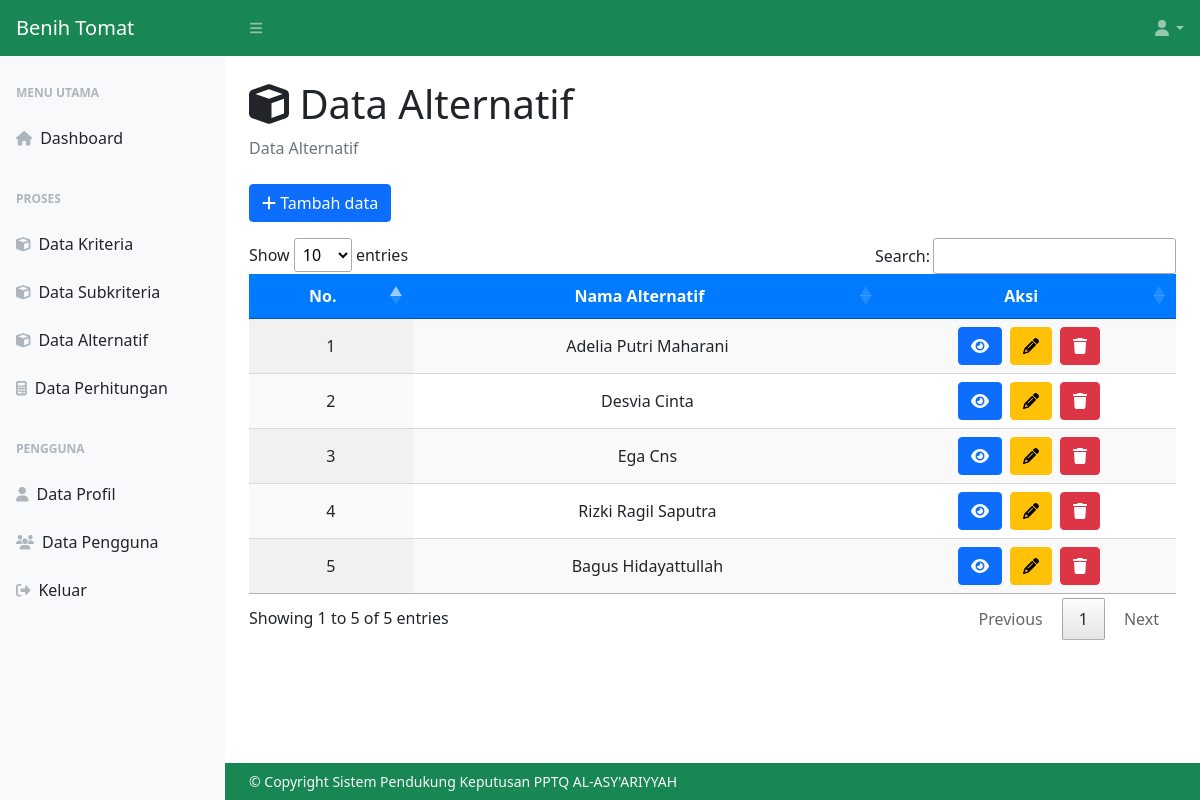
Page /data-alternatif.php (signed in) on the committed database.
### tables this page shows
CREATE TABLE `alternatif` (
  `id_alternatif` int(11) NOT NULL,
  `nama_alternatif` varchar(25) NOT NULL,
  `username` varchar(20) NOT NULL
);

### data-alternatif.php (the view, shortened to what this page needs)
<?php
include 'koneksi.php';
?>
<!DOCTYPE html>
<html lang="en">
<head>
    <link href="css/styles_dash1.css" rel="stylesheet" />
    <link rel="stylesheet" type="text/css" href="css/jquery.dataTables.css">
</head>
<body class="sb-nav-fixed">
    <nav class="sb-topnav navbar navbar-expand navbar-dark bg-success hstack gap-3">
        <a class="navbar-brand ps-3" href="menu-utama.php">Benih Tomat</a>
        <button class="btn btn-link btn-sm order-1 order-lg-0 me-4 me-lg-0" id="sidebarToggle" href="#!"><i class="fas fa-bars"></i></button>
        <ul class="navbar-nav ms-auto pe-2">
            <li class="nav-item dropdown">
                <a class="nav-link dropdown-toggle" id="navbarDropdown" href="#" role="button" data-bs-toggle="dropdown" aria-expanded="false"><i class="fas fa-user fa-fw"></i></a>
            </li>
        </ul>
    </nav>
    <div id="layoutSidenav">
        <div id="layoutSidenav_nav">
            <nav class="sb-sidenav accordion sb-sidenav-light" id="sidenavAccordion">
                <div class="sb-sidenav-menu">
                    <div class="nav">
                        <div class="sb-sidenav-menu-heading">Menu Utama</div>
                        <a class="nav-link" href="menu-utama.php">
                            <div class="sb-nav-link-icon"><i class="fas fa-home"></i></div>
                            Dashboard
                        </a>
                        <div class="sb-sidenav-menu-heading">Proses</div>
                        <?php
                        if ($_SESSION['level'] == "Admin") {
                            echo "
                                <a class='nav-link' href='data-kriteria.php'>
                                    <div class='sb-nav-link-icon'><i class='fas fa-cube'></i></div>
                                    Data Kriteria
                                </a>
                                <a class='nav-link' href='data-subkriteria.php'>
                                    <div class='sb-nav-link-icon'><i class='fas fa-cube'></i></div>
                                    Data Subkriteria
                                </a>
                                ";
                        }
                        ?>
                        <a class="nav-link" href="data-alternatif.php">
                            <div class="sb-nav-link-icon"><i class="fas fa-cube"></i></div>
                            Data Alternatif
                        </a>
                        <a class="nav-link" href="data-perhitungan.php">
                            <div class="sb-nav-link-icon"><i class="fas fa-calculator"></i></div>
                            Data Perhitungan
                        </a>
                        <div class="sb-sidenav-menu-heading">Pengguna</div>
                        <a class="nav-link" href="data-profile.php">
                            <div class="sb-nav-link-icon"><i class="fas fa-user"></i></div>
                            Data Profil
                        </a>
                        <?php
                        if ($_SESSION['level'] == "Admin") {
                            echo "
                                <a class='nav-link' href='data-pengguna.php'>
                                    <div class='sb-nav-link-icon'><i class='fas fa-users'></i></div>
                                    Data Pengguna
                                </a>
                                ";
                        }
                        ?>
                        <a class="nav-link" href="#" data-bs-toggle="modal" data-bs-target="#keluar">
                            <div class="sb-nav-link-icon"><i class="fas fa-sign-out-alt"></i></div>
                            Keluar
                        </a>
                    </div>
                </div>
            </nav>
        </div>
        <div id="layoutSidenav_content">
            <main>
                <div class="container-fluid px-4">
                    <h1 class="mt-4"><i class="fas fa-cube"></i> Data Alternatif</h1>
                    <ol class="breadcrumb mb-4">
                        <li class="breadcrumb-item active">Data Alternatif</li>
                    </ol>
                    <div class="row">
                        <div class="col-sm-12">
                            <a class="btn btn-primary" data-bs-toggle="modal" data-bs-target="#tambah_data"><i class="fas fa-plus"></i> Tambah data</a>
                            <div class="table-responsive mt-3">
                                <table id="data-alternatif" class="cell-bordered display" width="100%">
                                    <thead class="bg-primary">
                                        <tr>
                                            <th class="text-center text-white">No.</th>
                                            <th class="text-center text-white">Nama Alternatif</th>
                                            <th class="text-center text-white">Aksi</th>
                                        </tr>
                                    </thead>
                                    <tbody>
                                        <?php
                                        $get_admin_user = mysqli_fetch_array(mysqli_query($koneksi, "SELECT * FROM pengguna WHERE level = 'Admin' ORDER BY id_pengguna ASC LIMIT 1"));
                                        $username1 = $_SESSION['username'];
                                        $username2 = $get_admin_user['username'];
                                        $query = mysqli_query($koneksi, "SELECT * FROM alternatif WHERE username = '$username1' OR username = '$username2'");
                                        $no = 1;
                                        while ($baris = mysqli_fetch_array($query)) {
                                        ?>
                                            <tr>
                                                <td class="text-center"><?= $no; ?></td>
                                                <td class="text-center"><?= $baris['nama_alternatif']; ?></td>
                                                <td class="text-center">
                                                    <?php
                                                    if ($_SESSION['level'] == "Admin") {
                                                    ?>
                                                        <div class='d-flex justify-content-center'>
                                                            <a class="btn btn-primary me-2" data-bs-toggle="modal" data-bs-target="#view_data<?= $baris['id_alternatif']; ?>"><i class="fas fa-eye"></i></a>
                                                            <a class="btn btn-warning me-2" data-bs-toggle="modal" data-bs-target="#edit_data<?= $baris['id_alternatif']; ?>"><i class="fas fa-pencil"></i></a>
                                                            <a class="btn btn-danger" data-bs-toggle="modal" data-bs-target="#hapus_data<?= $baris['id_alternatif']; ?>"><i class="fas fa-trash"></i></a>
                                                        </div>
                                                    <?php
                                                    } else if ($_SESSION['level'] == "User" && $username1 == $baris['username']) {
                                                    ?>
                                                        <div class='d-flex justify-content-center'>
                                                            <a class="btn btn-primary me-2" data-bs-toggle="modal" data-bs-target="#view_data<?= $baris['id_alternatif']; ?>"><i class="fas fa-eye"></i></a>
                                                            <a class="btn btn-warning me-2" data-bs-toggle="modal" data-bs-target="#edit_data<?= $baris['id_alternatif']; ?>"><i class="fas fa-pencil"></i></a>
                                                            <a class="btn btn-danger" data-bs-toggle="modal" data-bs-target="#hapus_data<?= $baris['id_alternatif']; ?>"><i class="fas fa-trash"></i></a>
                                                        </div>
                                                    <?php
                                                    } else if ($_SESSION['level'] == "User" && $username1 != $baris['username']) {
                                                    ?>
                                                        <a class="btn btn-primary" data-bs-toggle="modal" data-bs-target="#view_data<?= $baris['id_alternatif']; ?>"><i class="fas fa-eye"></i></a>
                                                    <?php
                                                    }
                                                    ?>
                                                </td>
                                            </tr>
                                        <?php
                                            $no++;
                                        }
                                        ?>
                                    </tbody>
                                </table>
                            </div>
                        </div>
                    </div>
                </div>
            </main>
            <footer class="py-2 bg-success mt-auto">
                <div class="container-fluid px-4">
                    <div class="d-flex align-items-center justify-content-between small">
                        <div class="text-light text  ">&copy; Copyright Sistem Pendukung Keputusan PPTQ AL-ASY'ARIYYAH </div>
                    </div>
                </div>
            </footer>
        </div>
    </div>
</body>
</html>

### rows in the picture
alternatif: nama_alternatif "Adelia Putri Maharani"
alternatif: nama_alternatif "Desvia Cinta"
alternatif: nama_alternatif "Ega Cns"
alternatif: nama_alternatif "Rizki Ragil Saputra"
alternatif: nama_alternatif "Bagus Hidayattullah"
